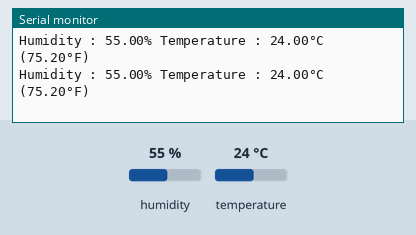
Bench run of a sketch on a simulated Arduino Uno, built with avr-gcc and run on an emulated ATmega328P. Shown: the last lines printed to the serial monitor. The test bench sets the inputs (shaded band); at power-on: humidity 55 %, temperature 24 °C.

Above: at 2.8 s.
2.9 s: humidity set to 22 %
At 5.2 s:
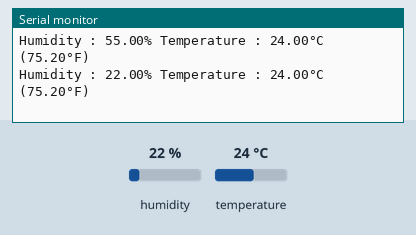
5.6 s: temperature set to 12 °C
At 6.4 s:
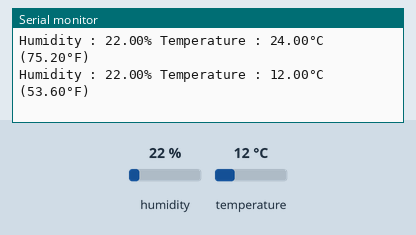
8.3 s: humidity set to 40 %
At 11.3 s:
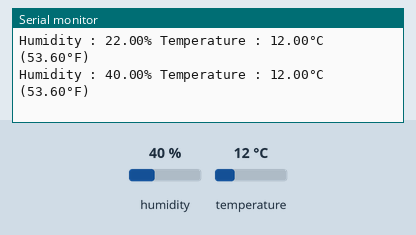
Timing chart, 0 to 12.8 s (numbered marks = the images above; inputs shaded):
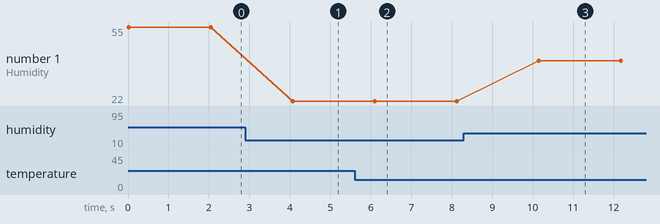

Measured:
- after the input at 2.9 s, the serial monitor: prints a new line after 1.2 s (image 1)
- after the input at 5.6 s, the serial monitor: prints a new line after 0.50 s (image 2)
- after the input at 8.3 s, the serial monitor: prints a new line after 1.8 s (image 3)
- plotted number 1: 55 → 22 after the input at 2.9 s, 22 → 40 after the input at 8.3 s

The sketch:

DHT_Arduino.ino
```cpp
/* Name Project : DHT for python
 * Code Pr0ject : *
 * Version      : v 1.1
 * By @Ahul07
 */

/* Before verify/upload, don't forget to install the libraries
 *  go to sketch >> Include Library >> Add .ZIP File >> Select the Downloaded ZIP fiels From the Above links
 */

/*
 **************************************************************************************************************
 * Credit : Thanks Allah SWT., Nabi Muhammad SAW., Thanks My Mother & My Father, Thanks My Brother; and Thank *
 *          you My Friends from Electrical Engineering'19 USK, Syiah Kuala University                         *
 *                                                                                                            *
 **************************************************************************************************************
 */

#include <DHT.h>

#define DHTPIN 4 // Digital pin connected to the DHT sensor

// Uncomment whatever type you're using!
#define DHTTYPE DHT11   // DHT 11
//#define DHTTYPE DHT22   // DHT 22  (AM2302), AM2321
//#define DHTTYPE DHT21   // DHT 21 (AM2301)

// Connect pin 1 (on the left) of the sensor to +5V
// NOTE: If using a board with 3.3V logic like an Arduino Due connect pin 1
// to 3.3V instead of 5V!
// Connect pin 2 of the sensor to whatever your DHTPIN is
// Connect pin 4 (on the right) of the sensor to GROUND
// Connect a 10K resistor from pin 2 (data) to pin 1 (power) of the sensor

// Initialize DHT sensor.
// Note that older versions of this library took an optional third parameter to
// tweak the timings for faster processors.  This parameter is no longer needed
// as the current DHT reading algorithm adjusts itself to work on faster procs.
DHT dht(DHTPIN, DHTTYPE);

void setup(){
  Serial.begin(9600);
  dht.begin();
}

void loop(){
  float celcius = dht.readTemperature(); // Read temperature as Celsius (the default)
  float humidity = dht.readHumidity();
  float fahrenheit = dht.readTemperature(true); // Read temperature as Fahrenheit (isFahrenheit = true)

  // Check if any reads failed and exit early (to try again).
  if (isnan(celcius) || isnan(humidity) || isnan(fahrenheit)){
    Serial.print("Humidity: 0% ");
    Serial.println("Temperature: 0°C (0°F)");
    delay(2000);
    return 0;
  }

  // Humidity
  Serial.print("Humidity : ");
  Serial.print(humidity);
  Serial.print("% ");
  // Temperature
  Serial.print("Temperature : ");
  // Celcius
  Serial.print(celcius);
  Serial.print("°C (");
  // Fahrenheit
  Serial.print(fahrenheit);
  Serial.println("°F)");
  //delay(1200000); //20 minutes = 1200000ms
  delay(2000); // 2 seconds

}
```
